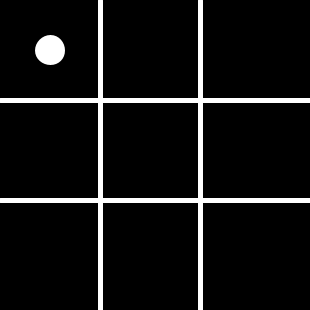
Frame 1 (no input)
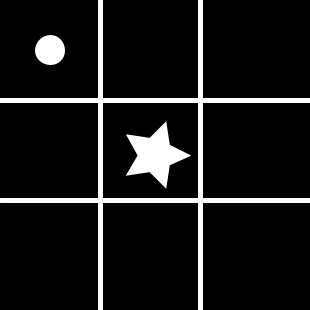
Frame 2 (the mouse pressed at the canvas centre, redrawn once)

The Processing sketch that drew these frames (run headless with seeded random() and noise(); the mouse was pressed at the canvas centre and the sketch redrawn once):

// Processing sketch: sketch_20151006
// ── sketch_20151006.pde
//Bryant Alvarez
//David Alfaro
//LuisDiego Chavarria Ledezma

import java.util.*;

int spaceSize = 100;
int lineWidth = 5;
int windowSize;
int backgroundColor = 0;
int lineColor = 255;
int winner = 0;
boolean isCurrentPlayerTheUser;
boolean gameOver = false;
Board board;

public class Pair
{
  public int x;
  public int y;
  public int score;
  public Pair(int x, int y)
  {
    this.x = x;
    this.y = y;
    this.score = 0;
  }
  public Pair()
  {
    this.x = -1;
    this.y = -1;
    this.score = 0;
  }
}

void drawGato()
{
  background(backgroundColor);
  stroke(lineColor);
  strokeWeight(lineWidth);
  line(spaceSize, 0, spaceSize, windowSize);
  line(spaceSize * 2, 0, spaceSize * 2, windowSize);
  line(0, spaceSize, windowSize, spaceSize);
  line(0, spaceSize * 2, windowSize, spaceSize * 2);
}

int convertGlobalLocationToTicTacToeLocation(int global)
{
  if(global >= 0 && global < spaceSize)
    return 0;
  if(global >= spaceSize + lineWidth && global < spaceSize * 2 + lineWidth)
    return 1;
  if(global >= (spaceSize + lineWidth) * 2 && global < spaceSize * 3 + lineWidth * 2)
    return 2;
  return -1;
}

Pair getMouseCoord()
{
  if(mousePressed)
  {
    Pair pair = new Pair();
    pair.x = convertGlobalLocationToTicTacToeLocation(mouseX);
    pair.y = convertGlobalLocationToTicTacToeLocation(mouseY);
    if(pair.x >= 0 && pair.y >= 0)
      return pair;
  }
  return null;
}

boolean defStartUser()
{
  return  Math.random() < 0.5;
}

void setup()
{ //<>//
  isCurrentPlayerTheUser = defStartUser();
  System.out.println("Starting the " + ((isCurrentPlayerTheUser) ? "Player" : "Computer")); 
  size(310, 310); //<>//
  windowSize = spaceSize * 3 + lineWidth * 2;
  drawGato();
  noLoop();
  board = new Board(3); //<>//
}

void drawShape(int x, int y, int shape)
{
  if (shape == 1)
  {
    ellipse((x * (spaceSize + lineWidth) + (spaceSize/2)), (y * (spaceSize + lineWidth) + (spaceSize/2)), 25, 25);   
  }
  
  if(shape==0)
  {
    star((x * (spaceSize + lineWidth) + (spaceSize/2)), (y * (spaceSize + lineWidth) + (spaceSize/2)), 15, 30, 5); 
  }
}

void draw()
{
  if(!gameOver)
  {
    if(isCurrentPlayerTheUser)
    {
      Pair pair = getMouseCoord();
      if(null != pair)
      {
        System.out.println("x=["+ Integer.toString(pair.x) + "], y=[" + Integer.toString(pair.y) + "]");
        if(board.setPlay(true, pair.x, pair.y))
        {
          drawShape(pair.x, pair.y, 0);
          isCurrentPlayerTheUser = !isCurrentPlayerTheUser;
        }
      }
    }
    else
    {
      Minimax minimax = new Minimax(new Tree(board));
      Pair nextMove = minimax.run(false);
      if(nextMove.x < 0)
      {
      }
      if(board.setPlay(false, nextMove.x, nextMove.y))
      {
        drawShape(nextMove.x, nextMove.y, 1);
        isCurrentPlayerTheUser = !isCurrentPlayerTheUser;
      }
    }
    int winner = board.winner();
    if(winner != 0)
    {
      gameOver = true;
      System.out.println("The winner is the " + ((winner == 1) ? "user" : "machine")); 
    }
    else
    {
      Vector<Pair> empties = board.getEmptySpaces();
      if(empties.isEmpty())
      {
        gameOver = true;
        System.out.println("It's a draw"); 
      }
    }
  } //<>// //<>//
}

void mousePressed() {
  redraw();
}

void star(float x, float y, float radius1, float radius2, int npoints) {
  float angle = TWO_PI / npoints;
  float halfAngle = angle/2.0;
  beginShape();
  for (float a = 0; a < TWO_PI; a += angle) {
    float sx = x + cos(a) * radius2;
    float sy = y + sin(a) * radius2;
    vertex(sx, sy);
    sx = x + cos(a+halfAngle) * radius1;
    sy = y + sin(a+halfAngle) * radius1;
    vertex(sx, sy);
  }
    endShape(CLOSE);
}
// ── Board.pde

public class Board
{
  private int board[][];
  private int size;
  public Board(int size)
  {
    this.size = size;
    board = new int[size][];
    for(int i = 0 ; i < size ; i++)
      board[i] = new int[size];
  }
  
  public boolean setPlay(boolean isUserPlayer, int x, int y)
  {
    if(x >= 0 && x < size && y >= 0 && y < size)
    {
      if(board[x][y] == 0)
      {
        board[x][y] = (isUserPlayer) ? 1 : -1;
        return true;
      }
    }
    return false;
  }
  public Board clone()
  {
    Board cloned = new Board(size);
    for(int i = 0 ; i < size ; i++)
      for(int j = 0 ; j < size ; j++)
        cloned.board[i][j] = this.board[i][j];
    return cloned;
  }
  
  public Vector<Pair> getEmptySpaces()
  {
    Vector<Pair> empties = new Vector<Pair>();
    for(int i = 0 ; i < size ; i++)
      for(int j = 0 ; j < size ; j++)
        if(0 == this.board[i][j])
          empties.add(new Pair(i, j));
    return empties;
  }
  
  public int winner()
  {
    for(int i = 0 ; i < size ; i++)
    {
      if(board[0][i] == board[1][i] && board[1][i] == board[2][i] && 0 != board[0][i])
        return board[0][i];
      if(board[i][0] == board[i][1] && board[i][1] == board[i][2] && 0 != board[i][0])
        return board[i][0];
    }
    if(board[0][0] == board[1][1] && board[1][1] == board[2][2] && 0 != board[0][0])
      return board[0][0];
    if(board[2][0] == board[1][1] && board[1][1] == board[0][2] && 0 != board[1][1])
      return board[1][1];
    return 0;
  }
}
// ── Minimax.pde
public class Minimax
{
  public Tree root;
  public Minimax(Tree root)
  {
    this.root = root;
  }
  public Pair run(boolean player)
  {
    return genMinimax(root, player);
  }
  public Pair genMinimax(Tree current, boolean player)
  {
    int bestScore = (player) ? Integer.MIN_VALUE : Integer.MAX_VALUE;
    Pair bestMove = new Pair();
    Vector<Pair> empties = current.data.getEmptySpaces();
    int isWinner = current.data.winner();
    if(0 != isWinner)
    {
      bestScore = isWinner;
    }
    else if(empties.isEmpty())
    {
      bestScore = 0;
    }
    else
    {
      for(int i = 0 ; i < empties.size() ; i++)
      {
        Board childBoard = current.data.clone();
        childBoard.setPlay(player, empties.elementAt(i).x, empties.elementAt(i).y);
        Tree child = new Tree(childBoard, current);
        current.childs.add(child);
        Pair currentScore = genMinimax(child, !player);
        if(player)
        {
          if(currentScore.score > bestScore)
          {
            bestScore = currentScore.score;
            bestMove = empties.elementAt(i);
          }
        }
        else
        {
          if(currentScore.score < bestScore)
          {
            bestScore = currentScore.score;
            bestMove = empties.elementAt(i);
          }
        }
      }
    }
    bestMove.score = bestScore;
    return bestMove;
  }
}
// ── Tree.pde
public class Tree
{
  public Vector<Tree> childs = new Vector<Tree>();
  public Tree parent;
  public Board data;
  public int distance;
  public int cost;
  public Tree(Board data)
  {
    distance = 1;
    this.data = data;
    parent = null;
  }
  public Tree(Board data, Tree parent)
  {
    distance = parent.distance + 1;
    this.data = data;
    this.parent = parent;
  }
  public String toString()
  {
    return data.toString();
  }
  
  public int weight()
  {
    return distance + cost;
  }
}


import java.util.Comparator;

public class TreeComparator implements Comparator<Tree>
{
    @Override
    public int compare(Tree x, Tree y)
    {
        if (x.weight() < y.weight())
        {
            return 1;
        }
        if (x.weight() > y.weight())
        {
            return -1;
        }
        return 0;
    }
}
